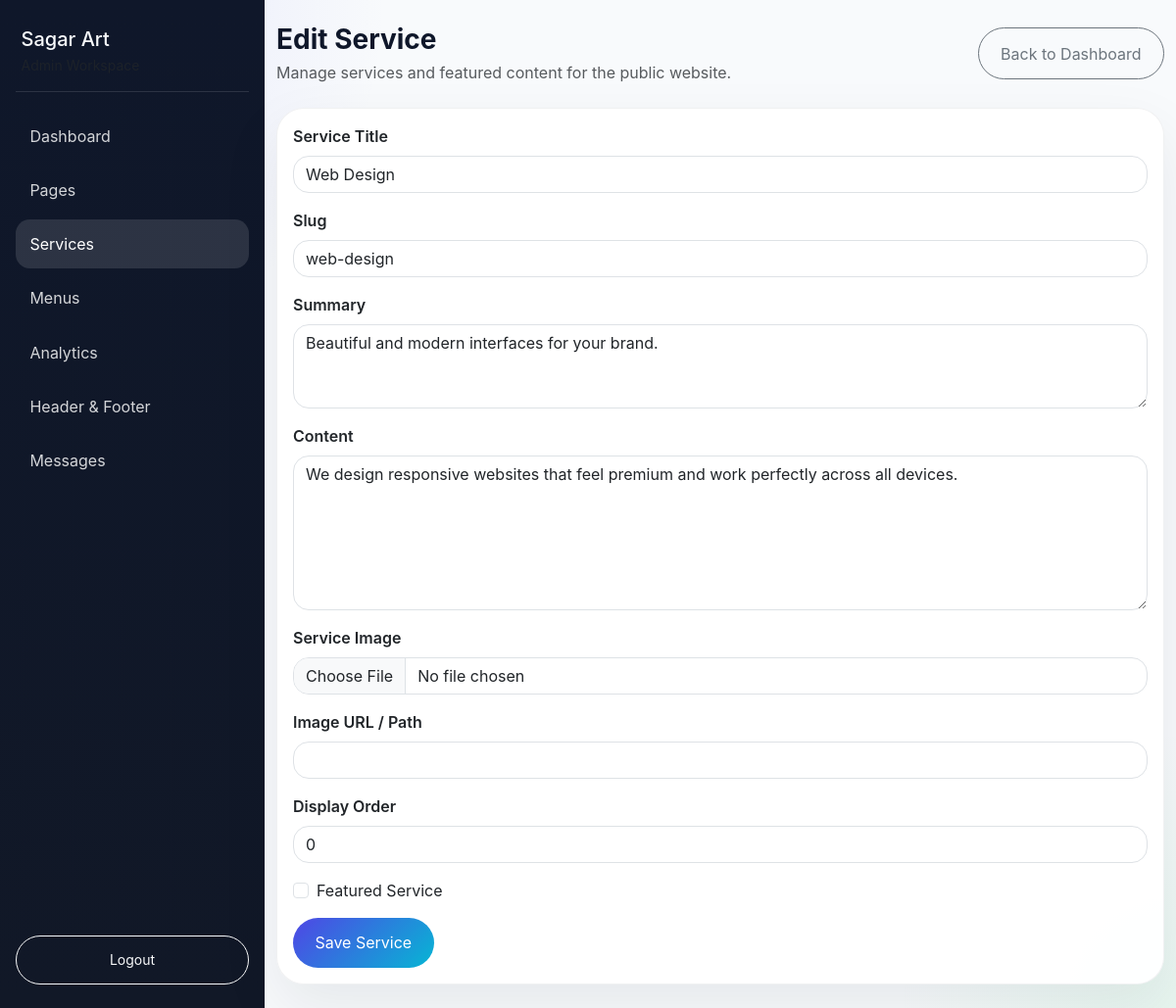
The page /admin/service_form.php?id=1 (signed in) on the database its author committed.
### tables this page shows
CREATE TABLE `services` (
  `id` int(11) NOT NULL,
  `title` varchar(255) NOT NULL,
  `slug` varchar(100) NOT NULL,
  `summary` text NOT NULL,
  `content` text NOT NULL,
  `image_url` varchar(255) DEFAULT NULL,
  `display_order` int(11) NOT NULL DEFAULT 0,
  `is_featured` tinyint(1) NOT NULL DEFAULT 0
);

### admin/service_form.php (the view, shortened to what this page needs)
<?php
require '../includes/config.php';
$id = isset($_GET['id']) ? (int)$_GET['id'] : 0;
$service = null;
if ($id) {
    $stmt = $conn->prepare('SELECT id, title, slug, summary, content, image_url, display_order, is_featured FROM services WHERE id = ? LIMIT 1');
    $stmt->bind_param('i', $id);
    $stmt->execute();
    $service = $stmt->get_result()->fetch_assoc();
}
?>
<!DOCTYPE html>
<html lang="en">
<head>
  <link href="https://cdn.jsdelivr.net/npm/bootstrap@5.3.3/dist/css/bootstrap.min.css" rel="stylesheet">
  <link rel="stylesheet" href="../assets/css/style.css">
</head>
<body class="admin-shell">
  <div class="admin-layout">
    <?php include 'includes/sidebar.php'; ?>
    <main class="admin-main">
      <div class="container-fluid py-4">
        <div class="d-flex justify-content-between align-items-center mb-4">
          <div>
            <h3 class="fw-bold mb-1"><?php echo $service ? 'Edit Service' : 'Add Service'; ?></h3>
            <p class="text-muted mb-0">Manage services and featured content for the public website.</p>
          </div>
          <a href="dashboard.php" class="btn btn-outline-secondary">Back to Dashboard</a>
        </div>
        <div class="card admin-card">
          <div class="card-body">
            <form method="post" enctype="multipart/form-data">
              <div class="mb-3">
                <label class="form-label">Service Title</label>
                <input type="text" name="title" class="form-control" value="<?php echo htmlspecialchars($service['title'] ?? ''); ?>" required>
              </div>
              <div class="mb-3">
                <label class="form-label">Slug</label>
                <input type="text" name="slug" class="form-control" value="<?php echo htmlspecialchars($service['slug'] ?? ''); ?>" required>
              </div>
              <div class="mb-3">
                <label class="form-label">Summary</label>
                <textarea name="summary" class="form-control" rows="3"><?php echo htmlspecialchars($service['summary'] ?? ''); ?></textarea>
              </div>
              <div class="mb-3">
                <label class="form-label">Content</label>
                <textarea name="content" class="form-control" rows="6"><?php echo htmlspecialchars($service['content'] ?? ''); ?></textarea>
              </div>
              <div class="mb-3">
                <label class="form-label">Service Image</label>
                <input type="file" name="image_file" class="form-control">
              </div>
              <div class="mb-3">
                <label class="form-label">Image URL / Path</label>
                <input type="text" name="image_url" class="form-control" value="<?php echo htmlspecialchars($service['image_url'] ?? ''); ?>">
              </div>
              <div class="mb-3">
                <label class="form-label">Display Order</label>
                <input type="number" name="display_order" class="form-control" value="<?php echo (int)($service['display_order'] ?? 0); ?>">
              </div>
              <div class="form-check mb-3">
                <input class="form-check-input" type="checkbox" name="is_featured" value="1" <?php echo (!empty($service['is_featured']) ? 'checked' : ''); ?>>
                <label class="form-check-label">Featured Service</label>
              </div>
              <button type="submit" class="btn btn-primary">Save Service</button>
            </form>
          </div>
        </div>
      </div>
    </main>
  </div>
</body>
</html>

### assets/css/style.css (style rules this page uses)
:root { --bg-base: #f9fbff; --bg-surface: rgba(255, 255, 255, 0.95); --text-base: #0f172a; --text-muted: #475569; --accent-strong: #5b21b6; --accent-soft: #3b82f6; --accent-fade: #a78bfa; --shadow-soft: 0 24px 60px rgba(15, 23, 42, 0.08); }
* { box-sizing: border-box; }
body { margin: 0; font-family: 'Inter', 'Segoe UI', Arial, sans-serif; background: radial-gradient(circle at top left, rgba(59, 130, 246, 0.12), transparent 28%), radial-gradient(circle at bottom right, rgba(139, 92, 246, 0.14), transparent 22%), var(--bg-base); color: var(--text-base); }
a { color: inherit; }
.card, .admin-card, .footer-card { border: 0; border-radius: 1.75rem; background: var(--bg-surface); box-shadow: var(--shadow-soft); }
.btn { border-radius: 999px; padding: 0.85rem 1.4rem; }
.btn-primary, .btn-primary:focus, .btn-primary:hover { background: linear-gradient(135deg, #4f46e5, #06b6d4); border: none; color: #fff; }
.btn-secondary, .btn-outline-secondary { border-radius: 999px; }
.admin-shell { background: radial-gradient(circle at top left, rgba(99, 102, 241, 0.14), transparent 25%), radial-gradient(circle at bottom right, rgba(34, 197, 94, 0.08), transparent 18%), #f8fafc; min-height: 100vh; }
.admin-layout { display: flex; min-height: 100vh; }
.admin-main { flex: 1; min-width: 0; }
.admin-shell .btn-outline-secondary, .admin-shell .btn-outline-primary, .admin-shell .btn-outline-info, .admin-shell .btn-outline-success, .admin-shell .btn-outline-danger { border-radius: 999px; }
.admin-shell .card { border: 1px solid rgba(15, 23, 42, 0.06); }
.form-control, .form-select { border-radius: 1rem; }
.form-label { font-weight: 600; }

### rows shown on the page
services: title "Web Design", slug "web-design", summary "Beautiful and modern interfaces for your brand.", content "We design responsive websites that feel premium and work perfectly across all devices.", display_order "0"

### other values the page prints
$item['label'] "Dashboard"
$item['label'] "Pages"
$item['label'] "Services"
$item['label'] "Menus"
$item['label'] "Analytics"
$item['label'] "Header & Footer"
$item['label'] "Messages"
